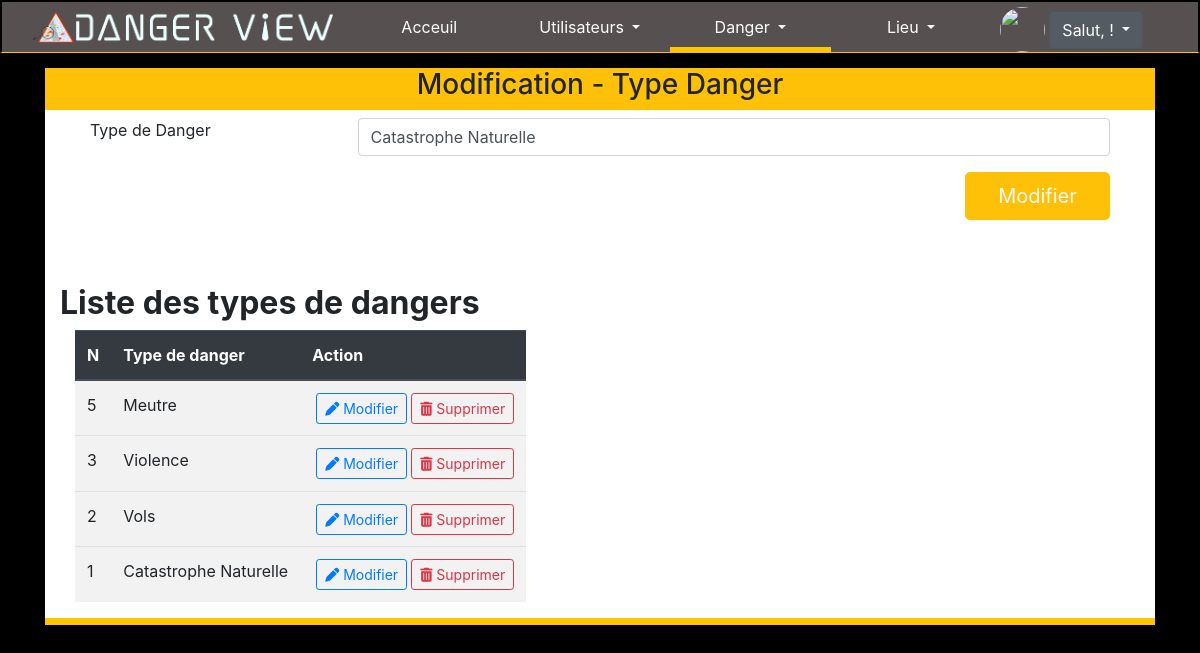
The page /ajout-tdanger.php?id=1&operation=modification on the database its author committed.
### tables this page shows
CREATE TABLE `typedanger` (
  `idTypeDanger` int(11) NOT NULL,
  `typeDanger` varchar(50) NOT NULL,
  `idUtilisateur` int(11) NOT NULL,
  `dernieremodification` datetime NOT NULL
);

### fonction/fonctionverif.php (called while the page is built, shortened)
<?php
        function checkInput($data)
        {
          $data = trim($data);
          $data = stripslashes($data);
          $data = htmlspecialchars($data);
          return $data;
        }
?>

### forms/f-type-danger.php (the view, shortened to what this page needs)
<div class="container-fluid">
        <div class="ml-auto mr-auto  block-forms" style="width:90vw;">
            <header class="row bg-warning">
                <div class="col-md-10 col-lg-10 ml-auto mr-auto">
                    <h3 class="text-center">
                    <?php
                                if (isset($_GET['operation']) && ($_GET['operation'] == 'modification') ) {
                                    echo 'Modification -  Type Danger';
                                    if(!empty($_GET['id']))
                                    {
                                        $id = checkInput($_GET['id']);
                                    }
                                    $db= Database::connect();
                                    $recupUnique = $db->query("SELECT * FROM typedanger WHERE idTypeDanger= $id");
                                    $tdanger = $recupUnique->fetch();
                                } else {
                                    echo 'Enregistrement -  Type Danger';
                                }
                            ?>
                    </h3>
                </div>
            </header>
            <section class="row bg-dger-white bd-dger-white">
                <div class="monformulaire container-fluid">
                <form action="<?php
                                if (isset($_GET['operation']) && ($_GET['operation'] == 'modification') ) {
                                    echo 'traitement/update-tdanger.php?id='.$id ;
                                } else {
                                    echo 'traitement/add-tdanger.php';
                                }
                            ?>" method="POST" enctype="multipart/form-data" class="container-fluid">
                        <div class="form-group row mt-2">
                            <label for="tdanger" class="col-lg-3 col-md-2 ">Type de Danger</label>
                            <div class="col-lg col-md col-sm">
                                <input type="text" name="tdanger" id="" class="form-control <?php echo $_SESSION['echec']; $_SESSION['echec']="";  ?>" <?php  if (@$_GET['operation'] == 'modification') {
                                    echo 'value="' .$tdanger['typeDanger'].'"';
                                } ?> required>
                            </div>
                        </div>
                        <div class="row">
                            <div class="form-group col-md-2 ml-auto">
                                <button type="submit" class="btn btn-warning btn-lg col-md mr-auto text-light"><?php
                                if (isset($_GET['operation'])) {
                                    echo 'Modifier';
                                } else {
                                    echo 'Ajouter';
                                }
                            ?></button>
                            </div>
                        </div>
                </form>
                </div>
                <section class="mt-5 container-fluid">
                    <h2 class="mb-2"><strong>Liste des types de dangers  </strong></h2>
                    <table class="table table-striped container-fluid content-justify-center table-responsive w-100">
                        <thead class="thead-dark">
                            <tr>
                                <th>N</th>
                                <th>Type de danger</th>
                                <th>Action</th>
                            </tr>
                        </thead>
                        <tbody>
                            <?php
                                $db= Database::connect();
                                $recuptDanger = $db->query('SELECT * FROM  typedanger ORDER BY idTypeDanger DESC');
                                while($tDanger = $recuptDanger-> fetch())
                                {
                                    echo '<tr>
                                    <td>';
                                    echo $tDanger['idTypeDanger'];
                                    echo '</td>
                                    <td>';
                                    echo $tDanger['typeDanger'];
                                    echo '</td><td>';
                                    echo '<a class="btn btn-outline-primary btn-sm ml-1" href="ajout-tdanger.php?id='.$tDanger['idTypeDanger'].'&operation=modification"><i class="fas fa-pen" aria-hidden="true"></i> Modifier</a>';
                                    echo '<a class="btn btn-outline-danger btn-sm ml-1 text-danger" data-toggle="modal" data-target="#exampleModalCenter'.$tDanger['idTypeDanger'].'"><i class="fa fa-trash" aria-hidden="true"></i> Supprimer</a>';
                                    echo '</td>
                                    <tr>';
                                    echo  '<div class="modal fade" id="exampleModalCenter'.$tDanger['idTypeDanger'].'" tabindex="-1" role="dialog" aria-labelledby="exampleModalCenterTitle" aria-hidden="true">
                                    <div class="modal-dialog modal-dialog-centered" role="document">
                                        <div class="modal-content">
                                        <div class="modal-header">
                                            <h5 class="modal-title" id="exampleModalLongTitle">Supprimer un utilisateur</h5>
                                            <button type="button" class="close" data-dismiss="modal" aria-label="Close">
                                            <span aria-hidden="true">&times;</span>
                                            </button>
                                        </div>
                                        <div class="modal-body">
                                            Etes vous sur de vouloir supprimer  le type : '.$tDanger['typeDanger'].'?
                                        </div>
                                        <div class="modal-footer">
                                            <form class="form" action="delete.php" role="form" method="post">
                                                <input type="hidden" name="id" value="'.$tDanger['typeDanger'].'"/>
                                                <button type="button" class="btn btn-outline-dark" data-dismiss="modal">Annuler</button>
                                                <a href="traitement/delete-tdanger.php?id='.$tDanger['idTypeDanger'].'" class="btn btn-danger">Supprimer</a>
                                            </form>
                                        </div>
                                    </div>
                                    </div>';
                                }
                            ?>
                        </tbody>
                    </table>
                </section>
            </section>
        </div>
</div>

### style/style-admin.css (style rules this page uses)
.corp { background-color: #000; }
.bd-dger-white { border-bottom: 7px solid #ffc500 !important; }
.bg-dger-white { background-color: #fff !important; }
.block-forms { margin-top: 15px !important; }
.monformulaire { margin: 0 15px !important; }
label { margin-right: 5px !important; }

### rows shown on the page
typedanger: tdanger "Catastrophe Naturelle", idTypeDanger "1", typeDanger "Catastrophe Naturelle"
typedanger: idTypeDanger "5", typeDanger "Meutre"
typedanger: idTypeDanger "3", typeDanger "Violence"
typedanger: idTypeDanger "2", typeDanger "Vols"
